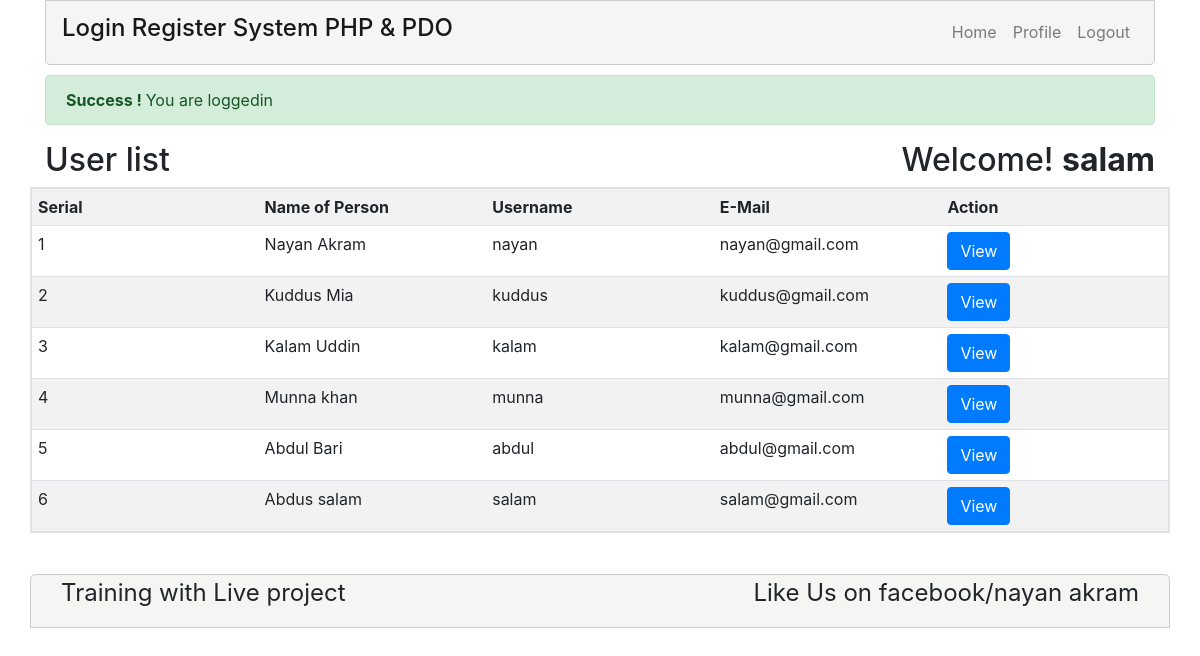
The app's page /index.php (signed in) with its own data.
### tables this page shows
CREATE TABLE `tbl_user` (
  `id` int(11) NOT NULL,
  `name` varchar(255) NOT NULL,
  `username` varchar(255) NOT NULL,
  `email` varchar(255) NOT NULL,
  `password` varchar(255) NOT NULL
);

### lib/Session.php (called while the page is built, shortened)
<?php
	class Session{
		public static function get($key){
			 if (isset($_SESSION[$key])) {
			 	return $_SESSION[$key];
			 }else{
			 	return false;
			 }
		}
	}
?>

### lib/User.php (called while the page is built, shortened)
<?php
include_once 'Session.php';
include 'Database.php';
	class User{
		private $db;
		public function __construct()
		{
			$this->db = new Database();
		}
		public function getuserdata(){
			$sql = 'SELECT * from tbl_user ORDER BY id DESC';
			$query = $this->db->pdo->prepare($sql);
			$query->execute();
			$result = $query->fetchAll();
			return $result;
		}
	}
?>

### lib/Database.php (called while the page is built)
<?php
	class Database{
		private $hostdb="localhost";
		private $userdb="root";
		private $passdb="";
		private $namedb="db_lr";
		public $pdo;
		function __construct()
		{
			if (!isset($this->pdo)) {
				try {
					$link = new PDO("mysql:host=".$this->hostdb.";dbname=".$this->namedb,$this->userdb,$this->passdb);
					$link->setAttribute(PDO::ATTR_ERRMODE, PDO::ERRMODE_EXCEPTION);
					$link->exec("SET CHARACTER SET utf8");
					$this->pdo = $link;
				} catch (PDOException $e) {
					die("Failed to Connect to Database".$e->getMessage());
				}
			}
		}
	}
?>

### index.php (the view, shortened to what this page needs)
<?php
	include 'lib/User.php';
	include 'inc/header.php';
?>
	<section class="panel panel-default">
		<div class="container">
			<div class="panel-heading">
				<?php
					$loginmsg = Session::get("loginmsg");
					if (isset($loginmsg)) {
						echo $loginmsg;
					}
				?>
				<h2>User list <span class="float-right">Welcome! <strong>
					<?php
					$name = Session::get("username");
					if (isset($name)) {
						echo $name;
					}
					?>
					</strong></span></h2>
			</div>
		<div class="panel-body">
			<div class="row">
				<table class="table table-striped">
					<tr>
						<th width="20%">Serial</th>
						<th width="20%">Name of Person</th>
						<th width="20%">Username</th>
						<th width="20%">E-Mail</th>
						<th width="20%">Action</th>
					</tr>
					<?php
					$user = new User();
					$userdata = $user->getuserdata();
					if ($userdata) {
						$i =0;
						foreach ($userdata as $data) {
							$i++;
					?>
					<tr>
						<td><?php echo $i; ?></td>
						<td><?php echo $data['name']; ?></td>
						<td><?php echo $data['username']; ?></td>
						<td><?php echo $data['email']; ?></td>
						<td><a class="btn btn-primary" href="profile.php?id=<?php echo $data['id']; ?>">View</a></td>
					</tr>
					<?php 	}
					}else{?>
					<tr>
						<td colspan="5"><h3>Data Not Found</h3></td>
					</tr>
					<?php }?>
				</table>
			</div>
		</div>
		</div>
	</section>
<?php include 'inc/footer.php';?>

### inc/header.php (shortened to what this page needs)
<?php
    $filepath = realpath(dirname(__FILE__));
    include_once $filepath.'/../lib/Session.php';
?>
<!DOCTYPE html>
<html>
	<head>
		<link rel="stylesheet" type="text/css" href="inc/bootstrap.min.css">
		<link rel="stylesheet" type="text/css" href="inc/style.css">
	</head>
	<body>
	<section id="nav_part" class="nav_part">
        <div class="container">
            <nav class="navbar navbar-expand-lg navbar-light">
                <a class="navbar-brand" href="index.php">
                    <h4>Login Register System PHP &amp; PDO</h4>
                </a>
                <div class="collapse navbar-collapse" id="navbarSupportedContent">
                    <ul class="navbar-nav ml-auto">
                        <?php
                            $id = Session::get('id');
                             $userlogin = Session::get('login');
                             if ($userlogin == true) {
                             ?>
                        <li class="nav-item">
                            <a class="nav-link" href="index.php">Home</a>
                        </li>
                        <li class="nav-item">
                            <a class="nav-link" href="profile.php?id=<?php echo $id; ?>">Profile</a>
                        </li>
                        <li class="nav-item">
                            <a class="nav-link" href="?action=logout">Logout</a>
                        </li>
                        <?php } ?>
                    </ul>
                </div>
            </nav>
        </div>
    </section>

### inc/footer.php
    <section class="footersec">
		<div class="container bckg">
	               <div class="col-lg-12">
	                   <p>Training with Live project <span class="float-right">Like Us on facebook/nayan akram</span></p>
	               </div>
	       </div>
       </section>
	</body>
</html>

### inc/style.css (style rules this page uses)
.nav_part .navbar { background: #F5F5F4; border: 1px solid #ccc; border-radius: 0px 0px 5px 5px; margin-bottom: 10px; }
.footersec .bckg { background: #F5F5F4; border: 1px solid #ccc; border-radius: 5px 5px 0px 0px; margin-top: 25px; }
.footersec .bckg p { font-size: 24px; }
.table { border: 2px solid #E2E2E2; }
.table td, .table th { padding: 6px; vertical-align: center !important; border-top: 1px solid #dee2e6; }

### records on screen
tbl_user: name "Nayan Akram", username "nayan", email "nayan@gmail.com"
tbl_user: name "Kuddus Mia", username "kuddus", email "kuddus@gmail.com"
tbl_user: name "Kalam Uddin", username "kalam", email "kalam@gmail.com"
tbl_user: name "Munna khan", username "munna", email "munna@gmail.com"
tbl_user: name "Abdul Bari", username "abdul", email "abdul@gmail.com"
tbl_user: name "Abdus salam", username "salam", email "salam@gmail.com"

### other values on screen
$loginmsg "Success ! You are loggedin"
$name "salam"
